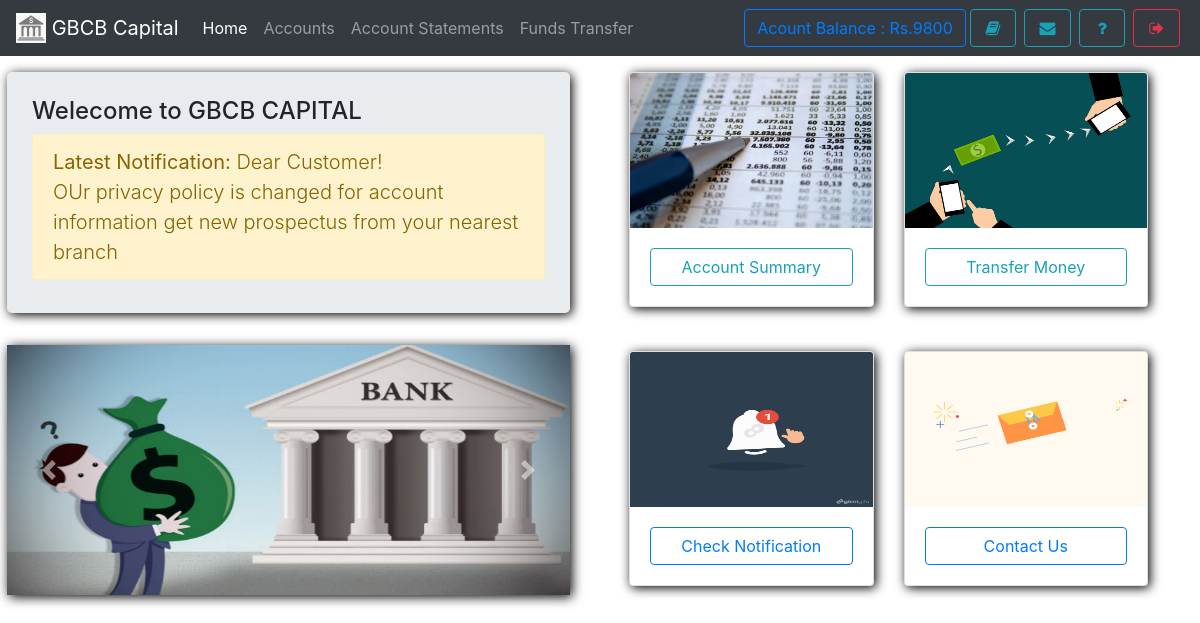
Page /index.php (signed in) on the committed database.
### tables this page shows
CREATE TABLE `useraccounts` (
  `id` int(11) NOT NULL,
  `email` text NOT NULL,
  `password` text NOT NULL,
  `name` varchar(111) NOT NULL,
  `balance` varchar(111) NOT NULL,
  `cnic` varchar(111) NOT NULL,
  `number` varchar(111) NOT NULL,
  `city` varchar(111) NOT NULL,
  `address` varchar(111) NOT NULL,
  `source` varchar(111) NOT NULL,
  `accountNo` varchar(111) NOT NULL,
  `branch` varchar(111) NOT NULL,
  `accountType` varchar(111) NOT NULL,
  `date` timestamp NOT NULL DEFAULT current_timestamp()
);

CREATE TABLE `notice` (
  `id` int(11) NOT NULL,
  `userId` varchar(111) NOT NULL,
  `notice` text NOT NULL,
  `date` timestamp NOT NULL DEFAULT current_timestamp()
);

### assets/db.php (called while the page is built, shortened)
<?php
    $con = new mysqli('localhost','root','','mybank');
    $uid = '';
    if(isset($_SESSION['userId']))
    $uid = $_SESSION['userId'];
    if(!empty($uid)){
      $ar = $con->query("select * from userAccounts,branch where id = '{$uid}' AND userAccounts.branch = branch.branchId");
      $userData = $ar->fetch_assoc();
    }
?>

### index.php (the view, shortened to what this page needs)
<!DOCTYPE html>
<html>
<head>
  <?php require 'assets/autoloader.php'; ?>
  <?php require 'assets/db.php'; ?>
  <?php require 'assets/function.php'; ?>
</head>
<body style="background-size: 100%" class="bg-gradient-seconday">
<nav class="navbar navbar-expand-lg navbar-dark bg-dark fixed-top">
 <a class="navbar-brand" href="#">
    <img src="images/logo.png" style="object-fit:cover;object-position:center center" width="30" height="30" class="d-inline-block align-top" alt="">
   <?php echo bankname; ?>
  </a>
  <div class="collapse navbar-collapse" id="navbarSupportedContent">
    <ul class="navbar-nav mr-auto">
      <li class="nav-item ">
        <a class="nav-link active" href="index.php">Home <span class="sr-only">(current)</span></a>
      </li>
      <li class="nav-item ">  <a class="nav-link" href="accounts.php">Accounts</a></li>
      <li class="nav-item ">  <a class="nav-link" href="statements.php">Account Statements</a></li>
      <li class="nav-item ">  <a class="nav-link" href="transfer.php">Funds Transfer</a></li>
    </ul>
    <?php include 'sideButton.php'; ?>
  </div>
</nav><br><br><br>
<div class="row w-100" >
  <div class="col" style="padding: 22px;padding-top: 0">
    <div class="jumbotron shadowBlack" style="padding: 25px;min-height: 241px;max-height: 241px">
  <h4 class="display-5">Welecome to GBCB CAPITAL</h4>
  <p  class="lead alert alert-warning"><b>Latest Notification:</b>
  <?php
      $array = $con->query("select * from notice where userId = '$_SESSION[userId]' order by date desc");
      if ($array->num_rows > 0)
      {
        $row = $array->fetch_assoc();
          echo $row['notice'];
      }
      else
        echo "<div class='alert alert-info'>Notice box empty</div>";
     ?></p>
</div>
        <div id="carouselExampleIndicators" class="carousel slide my-2 rounded-1 shadowBlack" data-ride="carousel" >
          <div class="carousel-inner">
          <div class="carousel-item active">
            <img class="d-block w-100" src="images/bank1.jpg" alt="First slide" style="max-height: 250px">
          </div>
        </div>
        <a class="carousel-control-prev" href="#carouselExampleIndicators" role="button" data-slide="prev">
          <span class="carousel-control-prev-icon" aria-hidden="true"></span>
        </a>
        <a class="carousel-control-next" href="#carouselExampleIndicators" role="button" data-slide="next">
          <span class="carousel-control-next-icon" aria-hidden="true"></span>
        </a>
      </div>
  </div>
<div class="col">
    <div class="row" style="padding: 22px;padding-top: 0">
      <div class="col">
        <div class="card shadowBlack ">
          <img class="card-img-top" src="images/journal.jpg" style="max-height: 155px;min-height: 155px" alt="Card image cap">
          <div class="card-body">
            <a href="accounts.php" class="btn btn-outline-info shadow btn-block">Account Summary</a>
          </div>
        </div>
      </div>
      <div class="col">
        <div class="card shadowBlack ">
          <img class="card-img-top" src="images/mtransfer.jpg" alt="Card image cap" style="max-height: 155px;min-height: 155px">
        <div class="card-body">
          <a href="transfer.php" class="btn btn-outline-info shadow btn-block">Transfer Money</a>
         </div>
        </div>
      </div>
    </div>
    <div class="row" style="padding: 22px">
      <div class="col">
        <div class="card shadowBlack ">
          <img class="card-img-top" src="images/notif.gif" style="max-height: 155px;min-height: 155px" alt="Card image cap">
          <div class="card-body">
            <a href="notice.php" class="btn btn-outline-primary btn-block">Check Notification</a>
          </div>
        </div>
      </div>
      <div class="col">
        <div class="card shadowBlack ">
          <img class="card-img-top" src="images/send_mail.gif" alt="Card image cap" style="max-height: 155px;min-height: 155px">
        <div class="card-body">
          <a href="feedback.php" class="btn btn-outline-primary btn-block">Contact Us</a>
         </div>
        </div>
      </div>
    </div>
  </div>
</div>
</body>
</html>

### assets/autoloader.php (shortened to what this page needs)
<link rel="stylesheet" type="text/css" href="css/bootstrap.min.css">
<link rel="stylesheet" type="text/css" href="css/custom.css">
<link rel="stylesheet" type="text/css" href="font-awesome/css/font-awesome.min.css">

### sideButton.php
<form class="form-inline my-2 my-lg-0">
        <a href="" class="btn btn-outline-primary" data-toggle="tooltip" title="Your current Account Balance">Acount Balance : Rs.<?php echo $userData['balance']; ?></a>
        <a href="accounts.php" data-toggle="tooltip" title="Account Summary" class="btn btn-outline-info mx-1" ><i class="fa fa-book fa-fw"></i></a>
        <a href="notice.php" data-toggle="tooltip" title="View Notice" class="btn btn-outline-info mx-1" ><i class="fa fa-envelope fa-fw"></i></a>
        <a href="feedback.php" data-toggle="tooltip" title="Help?" class="btn btn-outline-info mx-1" ><i class="fa fa-question fa-fw"></i></a>
        <a href="logout.php" data-toggle="tooltip" title="Logout" class="btn btn-outline-danger mx-1" ><i class="fa fa-sign-out fa-fw"></i></a>
</form>

### css/custom.css (style rules this page uses)
.shadowBlack { box-shadow: 2px 2px 11px black }

### rows in the picture
useraccounts: balance "9800"
notice: notice "Dear Customer! OUr privacy policy is changed for account information get new prospectus from your nearest branch"

### other values in the picture
bankname "GBCB Capital"
